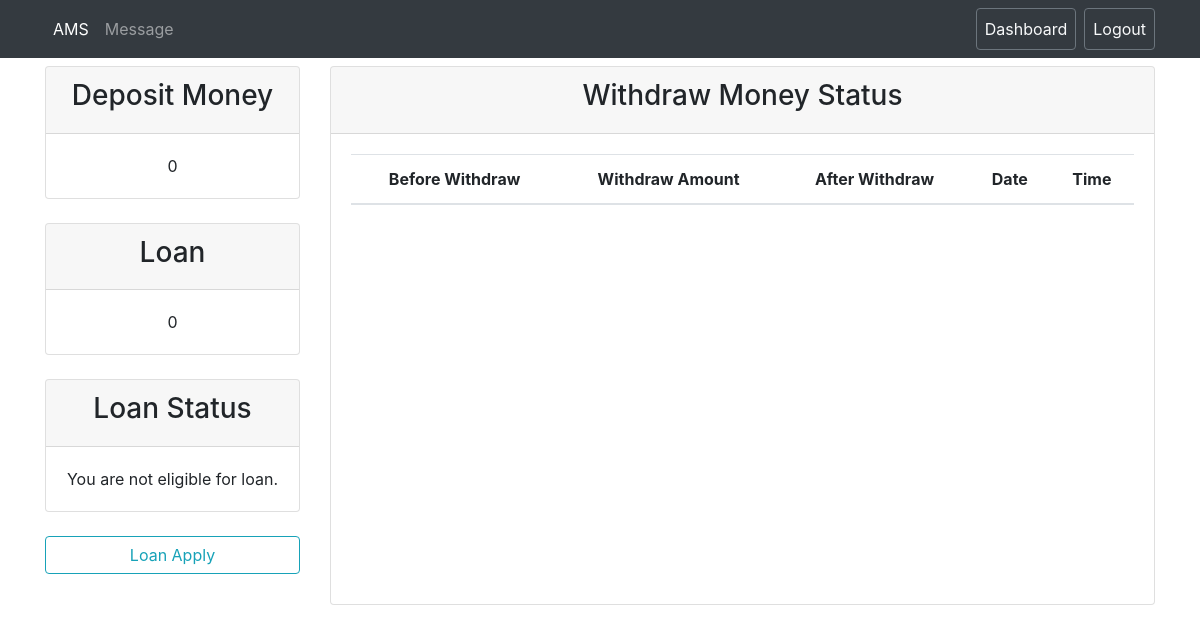
The app's page /user_dashboard.php (signed in), older data.
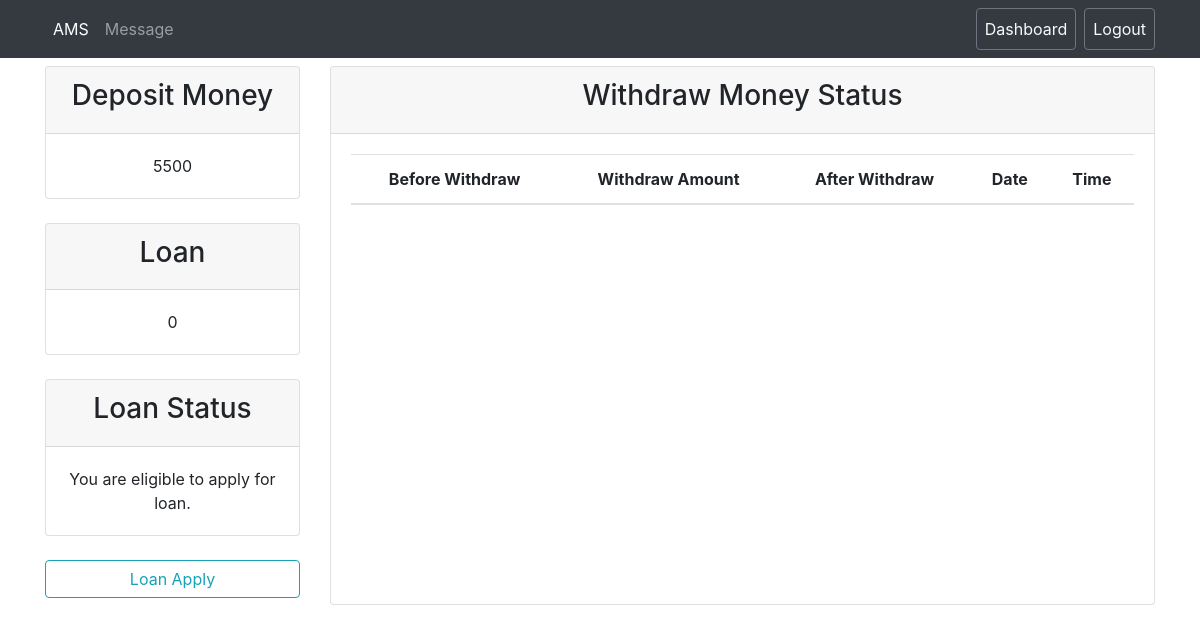
The same page, newer data.
### tables this page shows
CREATE TABLE `user_info` (
  `id` int(11) NOT NULL,
  `userName` varchar(50) NOT NULL,
  `userEmail` varchar(50) NOT NULL,
  `userPhone` varchar(20) NOT NULL,
  `userPhoto` varchar(60) NOT NULL,
  `userNid` varchar(60) NOT NULL,
  `userReference` text NOT NULL,
  `userUsername` varchar(30) NOT NULL,
  `userPassword` varchar(200) NOT NULL
);

CREATE TABLE `user_data` (
  `id` int(11) NOT NULL,
  `username` varchar(50) NOT NULL,
  `money` int(11) NOT NULL,
  `loan` int(11) NOT NULL,
  `loanInterest` int(11) NOT NULL,
  `loanTotal` int(11) NOT NULL
);

### config.php (called while the page is built, shortened)
<?php
$project_name = "AMS";
?>

### user_dashboard.php (the view, shortened to what this page needs)
<?php
require 'config.php';
$username = $_SESSION['AMS_user_login'];
$userQuery = "SELECT `user_info`.`userName`, `user_info`.`userPhone`, `user_data`.`money`, `user_data`.`loan` FROM `user_info` INNER JOIN `user_data` ON `user_info`.`userUsername` = `user_data`.`username` WHERE `user_data`.`username` = '$username'";
$userResult = mysqli_query($conn, $userQuery);
$userData = mysqli_fetch_assoc($userResult);
if ($userData) {
	$userMoney			= $userData['money'];
	$userLoan			= $userData['loan'];
}
?>
<!DOCTYPE html>
<html>
<head>
	<link rel="stylesheet" href="asset/css/bootstrap.min.css">
	<link rel="stylesheet" href="asset/css/style.css">
</head>
<body class="text-center">
	<nav class="navbar navbar-expand-lg navbar-dark bg-dark">
		<div class="container">
			<div class="collapse navbar-collapse" id="AMSNavbar">
				<ul class="navbar-nav mr-auto">
					<li class="nav-item active">
						<a class="nav-link" href="index.php">
							<?php echo $project_name; ?>
						</a>
					</li>
					<li class="nav-item">
						<a class="nav-link" href="user_message.php?name=<?php echo $username ?>">Message</a>
					</li>
				</ul>
				<ul class="navbar-nav my-2 my-md-0">
					<li class="nav-item">
						<a class="nav-link btn btn-outline-secondary text-light" href="user_dashboard.php">Dashboard</a>
					</li>
					<li class="ml-2 nav-item">
						<a class="nav-link btn btn-outline-secondary text-light" href="logout.php">Logout</a>
					</li>
				</ul>
			</div>
		</div>
	</nav>
	<main role="main" class="container">
		<div class="row">
			<div class="col-md-3 mt-2">
				<div class="card">
					<div class="card-header">
						<b>
							<h3>Deposit Money</h3>
						</b>
					</div>
					<div class="card-body">
						<?php echo $userMoney; ?>
					</div>
				</div>
				<div class="card mt-4">
					<div class="card-header">
						<h3>Loan</h3>
					</div>
					<div class="card-body ">
						<?php echo $userLoan; ?>
					</div>
				</div>
				<div class="card mt-4">
					<div class="card-header">
						<h3>Loan Status</h3>
					</div>
					<div class="card-body">
						<?php
							if ($userMoney >= 5000) {
								echo "You are eligible to apply for loan.";
							} else {
								echo "You are not eligible for loan.";
							}
						?>
					</div>
				</div>
				<div class="row">
					<div class="col">
						<button type="button" class="btn btn-outline-info mt-4 btn-block" data-toggle="modal" data-target="#AMSloanApply">Loan Apply</button>
					</div>
				</div>
			</div>
			<div class="col-md-9">
				<div class="card mt-2">
					<div class="card-header">
						<h3>Withdraw Money Status</h3>
					</div>
					<div class="card-body userWithdraw">
						<table class="table table-hover">
							<thead>
								<tr>
									<th>Before Withdraw</th>
									<th>Withdraw Amount</th>
									<th>After Withdraw</th>
									<th>Date</th>
									<th>Time</th>
								</tr>
							</thead>
						</table>
					</div>
				</div>
			</div>
		</div>
	</main>
</body>
</html>

Row changes from the older to the newer data that the page shows:
changed through a linked row, user_info: user_data.money "0" → "5500"
Text that changed along with them:
text no longer shown: "You are not eligible for loan."
text now shown: "You are eligible to apply for loan."
